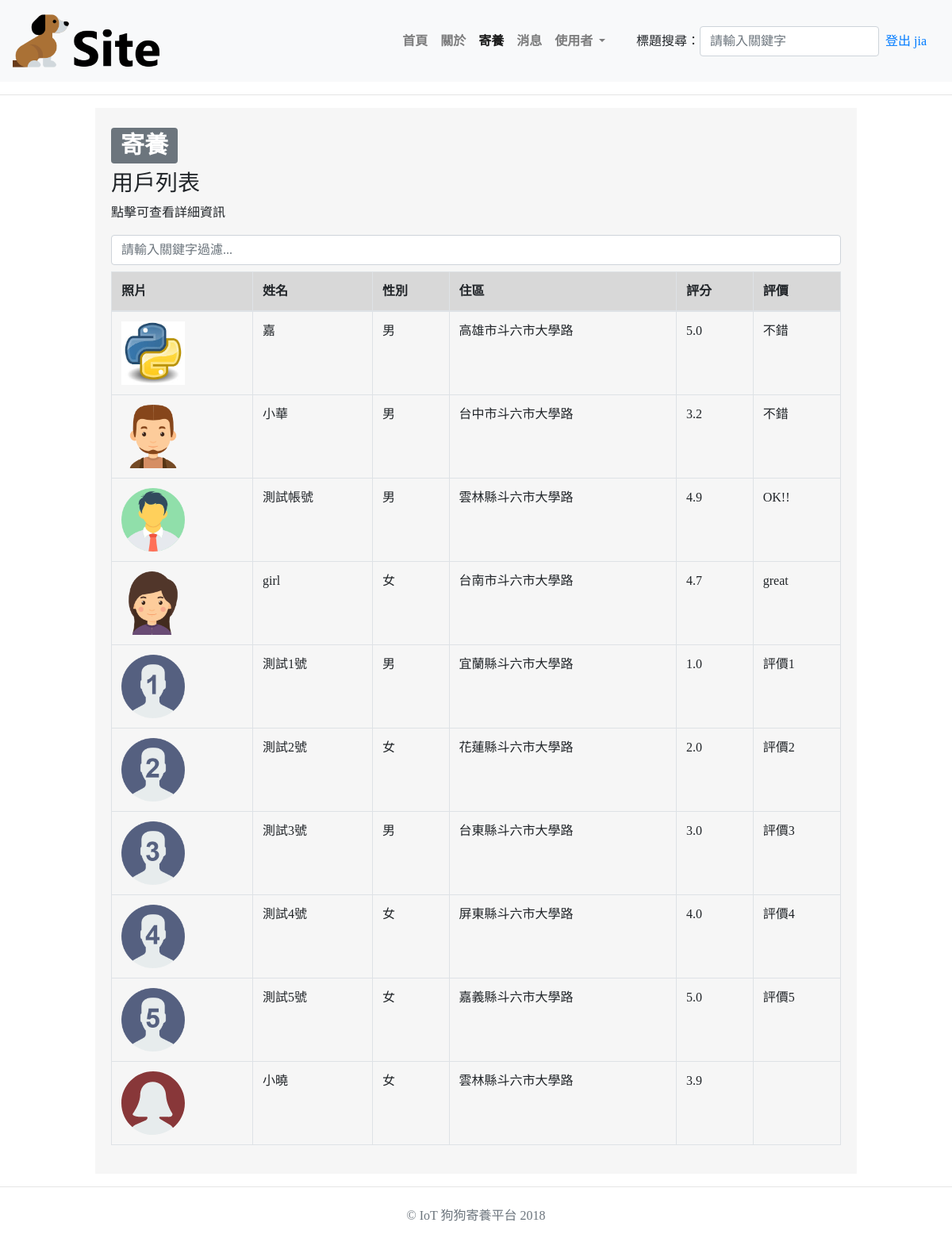
The page /foster/ (signed in) on the database its author committed.
### stores/models.py (models this page shows, shortened)
class Alluser(models.Model):
    account = models.CharField(max_length=30)
    name = models.CharField(max_length=20)
    picture = models.ImageField(upload_to = 'user_pictures',blank=True)
    gender = models.CharField(max_length=10)
    phone_number = models.CharField(max_length=15)
    residential_location = models.CharField(max_length=30)
    housing_condition = models.CharField(max_length=100)
    equipment = models.CharField(max_length=100,blank=True)
    score = models.DecimalField(max_digits=3,decimal_places=1,default = 0)
    evaluation = models.CharField(max_length=100,blank=True)
    introduce = models.TextField(max_length=500,blank=True)
    collection_user = models.CharField(max_length=1000,blank=True)
    chat_user = models.CharField(max_length=1000,blank=True)
    creation_date = models.DateTimeField(default = timezone.now)

### stores/views.py (the view, shortened to what this page needs)
# urls.py: path('foster/', foster, name='foster'),
@login_required
def foster(request):
    username = request.user.username
    myuser = Alluser.objects.get(account=username)
    collection_users = myuser.collection_user.split(',');
    if 'searchUser' in request.POST:
        searchUser = request.POST['searchUser']
        alluser = Alluser.objects.filter(name__icontains=searchUser)
    else:
        alluser = Alluser.objects.all()
        alldog = Dogs.objects.all()
    allusers = alluser.values()    #_list
    allusers = json.dumps(list(allusers), cls=DjangoJSONEncoder)
    alldogs = alldog.values()    #_list
    alldogs = json.dumps(list(alldogs), cls=DjangoJSONEncoder)
    return render(request, 'stores/foster.html', locals())

### stores/templates/stores/foster.html (shortened to what this page needs)
{% extends 'stores/base.html' %}
{% block nav3 %}
    <li class="nav-item active">
        <a class="nav-link" href="{% url 'foster' %}"><strong>寄養</strong></a>
    </li>
{% endblock nav3 %}
{% block main %}
<div class="introduce-bg2 introduce-mid">
    <h1><span class="badge badge-secondary">寄養</span></h1>
    <h3 class="bg-gradient-info">用戶列表</h3>
    <p>點擊可查看詳細資訊</p>
    <input type="search" class="form-control light-table-filter mb-2" data-table="order-table"
         data-placement="bottom" placeholder="請輸入關鍵字過濾...">
    <table class="table table-bordered table-hover order-table">
        <thead style="background-color:#d8d8d8;">
            <tr>
            <th>照片</th>
            <th>姓名</th>
            <th>性別</th>
            <th>住區</th>
            <th>評分</th>
            <th>評價</th>
            </tr>
        </thead>
        <tbody>
            {% for user in alluser %}
            <tr style="cursor: pointer;" data-toggle="modal" data-target="#userModal" data-whatever="{{ user.account }}">
                <td> <img src='/media/{{ user.picture }}' width="80" alt="user_pictures"/> </td>
                <td> {{ user.name }} </td>
                <td> {{ user.gender }} </td>
                <td> {{ user.residential_location }} </td>
                <td> {{ user.score }} </td>
                <td> {{ user.evaluation }} </td>
            </tr>
            {% endfor %}
        </tbody>
    </table>
</div>
{% endblock main %}

### base/templates/base.html (shortened to what this page needs)
{% load staticfiles %}
<!DOCTYPE html>
<html lang="zh-Hant-TW">
<head>
    <link rel="stylesheet" href="https://maxcdn.bootstrapcdn.com/bootstrap/4.0.0-beta/css/bootstrap.min.css">
</head>
<body>
    <nav class="navbar navbar-expand-lg navbar-light bg-light">
    <a class="navbar-brand navbar-width" href="{% url 'home' %}">
        <img src="/static/images/Logo.png" width="40%" class="img-fluid float-left" alt="Responsive image">
    </a>
    <div class="collapse navbar-collapse" id="navbarSupportedContent">
        <ul class="navbar-nav mr-auto">
            {% block nav1 %}
                <li class="nav-item">
                    <a class="nav-link" href="{% url 'home' %}"><strong>首頁</strong></a>
                </li>
            {% endblock nav1 %}
            {% block nav2 %}
                <li class="nav-item">
                    <a class="nav-link" href="{% url 'about' %}"><strong>關於</strong></a>
                </li>
            {% endblock nav2 %}
            {% block nav3 %}{% endblock nav3 %}
            {% block nav4 %}
                <li class="nav-item">
                    <a class="nav-link" href="{% url 'message' %}"><strong>消息</strong></a>
                </li>
            {% endblock nav4 %}
            {% block nav5 %}
                <li class="nav-item dropdown">
                    <a class="nav-link dropdown-toggle" href="#" id="navbarDropdown" role="button" data-toggle="dropdown" aria-haspopup="true" aria-expanded="false">
                        <strong>使用者</strong>
                    </a>
                </li>
            {% endblock nav5 %}
        </ul>
        <form class="form-inline my-2 my-lg-0">
        <label for="myPopover">標題搜尋：</label>
        <input type="search" id="myPopover" class="form-control mr-sm-2 light-table-filter" data-table="order-table" data-toggle="popover"
        title="搜尋結果" data-html="true" data-placement="bottom" data-content="" placeholder="請輸入關鍵字">
        {% if request.user.is_authenticated %}
            <a href="/accounts/logout/" data-ajax="false" class="mr-sm-3">登出 {{ request.user.username }}</a>
        {% else %}
            <a href="/accounts/login/" data-ajax="false" class="mr-sm-3">登入</a>
        {% endif %}
        </form>
    </div>
    </nav>
    <hr>
    {% block main %}
    {% endblock main %}
    <hr>
    <p class="mt-4 mb-3 text-muted text-center">© IoT 狗狗寄養平台 2018</p>
</body>
</html>

### base/templates/base.html (style rules this page uses)
body { font-family:"MS Sans Serif", "微軟正黑體", "新細明體", "細明體" ; }
.introduce-bg2 { background-color : #F6F6F6; padding : 20px; }
.introduce-mid { width : 80%; margin : auto; }
.navbar-width { width : 40%; }

### rows shown on the page
Alluser: picture (picture), name "嘉", gender "男", residential_location "高雄市斗六市大學路", score "5.0", evaluation "不錯"
Alluser: picture (picture), name "小華", gender "男", residential_location "台中市斗六市大學路", score "3.2", evaluation "不錯"
Alluser: picture (picture), name "測試帳號", gender "男", residential_location "雲林縣斗六市大學路", score "4.9", evaluation "OK!!"
Alluser: picture (picture), name "girl", gender "女", residential_location "台南市斗六市大學路", score "4.7", evaluation "great"
Alluser: picture (picture), name "測試1號", gender "男", residential_location "宜蘭縣斗六市大學路", score "1.0", evaluation "評價1"
Alluser: picture (picture), name "測試2號", gender "女", residential_location "花蓮縣斗六市大學路", score "2.0", evaluation "評價2"
Alluser: picture (picture), name "測試3號", gender "男", residential_location "台東縣斗六市大學路", score "3.0", evaluation "評價3"
Alluser: picture (picture), name "測試4號", gender "女", residential_location "屏東縣斗六市大學路", score "4.0", evaluation "評價4"
Alluser: picture (picture), name "測試5號", gender "女", residential_location "嘉義縣斗六市大學路", score "5.0", evaluation "評價5"
Alluser: picture (picture), name "小曉", gender "女", residential_location "雲林縣斗六市大學路", score "3.9"

### other values the page prints
{{ request.user.username }} "jia"
